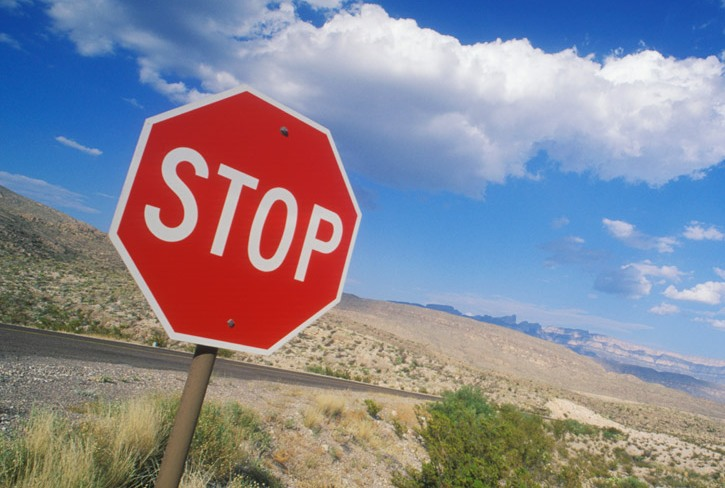
#> input picture Opecv/demo_stop.jpg, 725 x 488 px
$ python CV2.py
#> lines starting #> are read from the running program, lines starting #| are printed output that depends on the picture
import cv2 as cv
import numpy as np
image = cv.imread('demo_stop.jpg')
#> image is the input picture: shape (488, 725, 3); mean B, G, R 149.2, 135.2, 136.4

temp = cv.imread('stop_template.jpg')
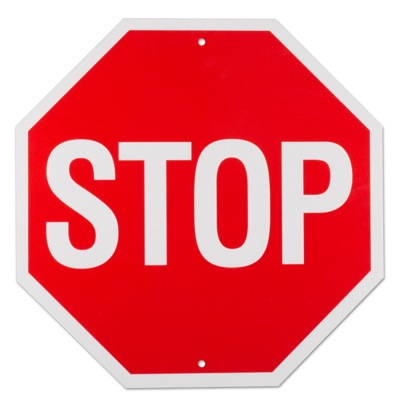
#> input picture Opecv/stop_template.jpg, 400 x 400 px
#> temp is the input picture: shape (400, 400, 3); mean B, G, R 133.7, 126.7, 235.3

sift = cv.xfeatures2d.SIFT_create()

kp1, ds1 = sift.detectAndCompute(temp,None)
#> kp1 = 71 keypoints; strongest (x, y, size): (202, 364, 4.1), (202, 42, 4.2), (316, 177, 18.9), (82, 234, 17.6)
kp2, ds2 = sift.detectAndCompute(image,None)
#> kp2 = 1786 keypoints; strongest (x, y, size): (300, 274, 8.5), (218, 247, 10.4), (325, 231, 10.6), (151, 215, 11.9)

bf = cv.BFMatcher()

matches = bf.knnMatch(ds1,ds2,k=2)
#> matches = 71 matches
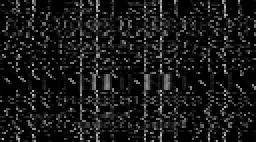
#> ds1: shape (71, 128) float32 (shown 2 times larger); min 0, max 197, mean 24.3
good = []
for m,n in matches:
    if m.distance < 0.75*n.distance:
        good.append([m])
#> this loop made 71 passes
#> after the loop, good = 16 matches
img_match = cv.drawMatchesKnn(temp, kp1, image, kp2, good, None,flags=cv.DrawMatchesFlags_NOT_DRAW_SINGLE_POINTS)
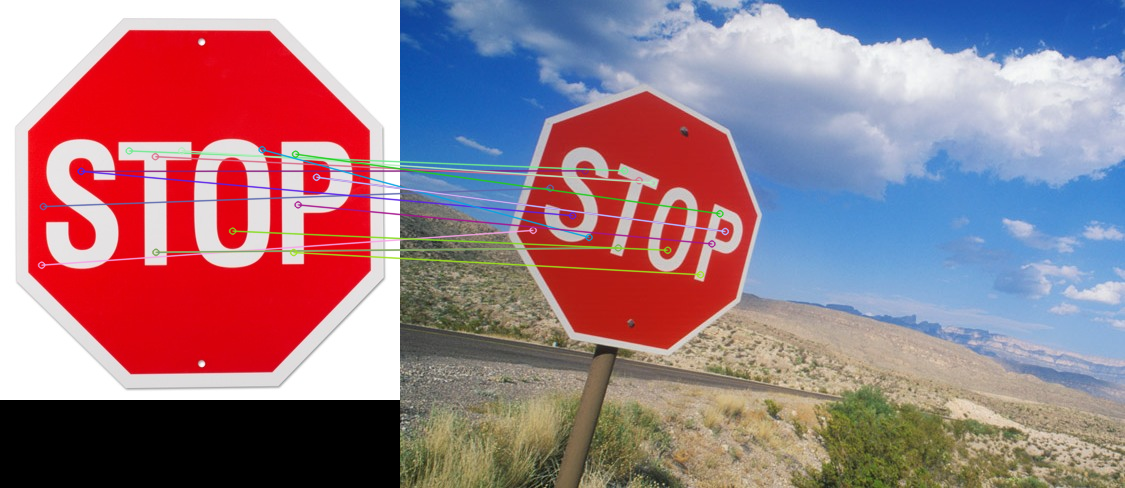
#> img_match: shape (488, 1125, 3); mean B, G, R 135.4, 124.5, 155.7
cv.imshow("MyMatch", img_match)

cv.waitKey(0)
cv.destroyAllWindows()
